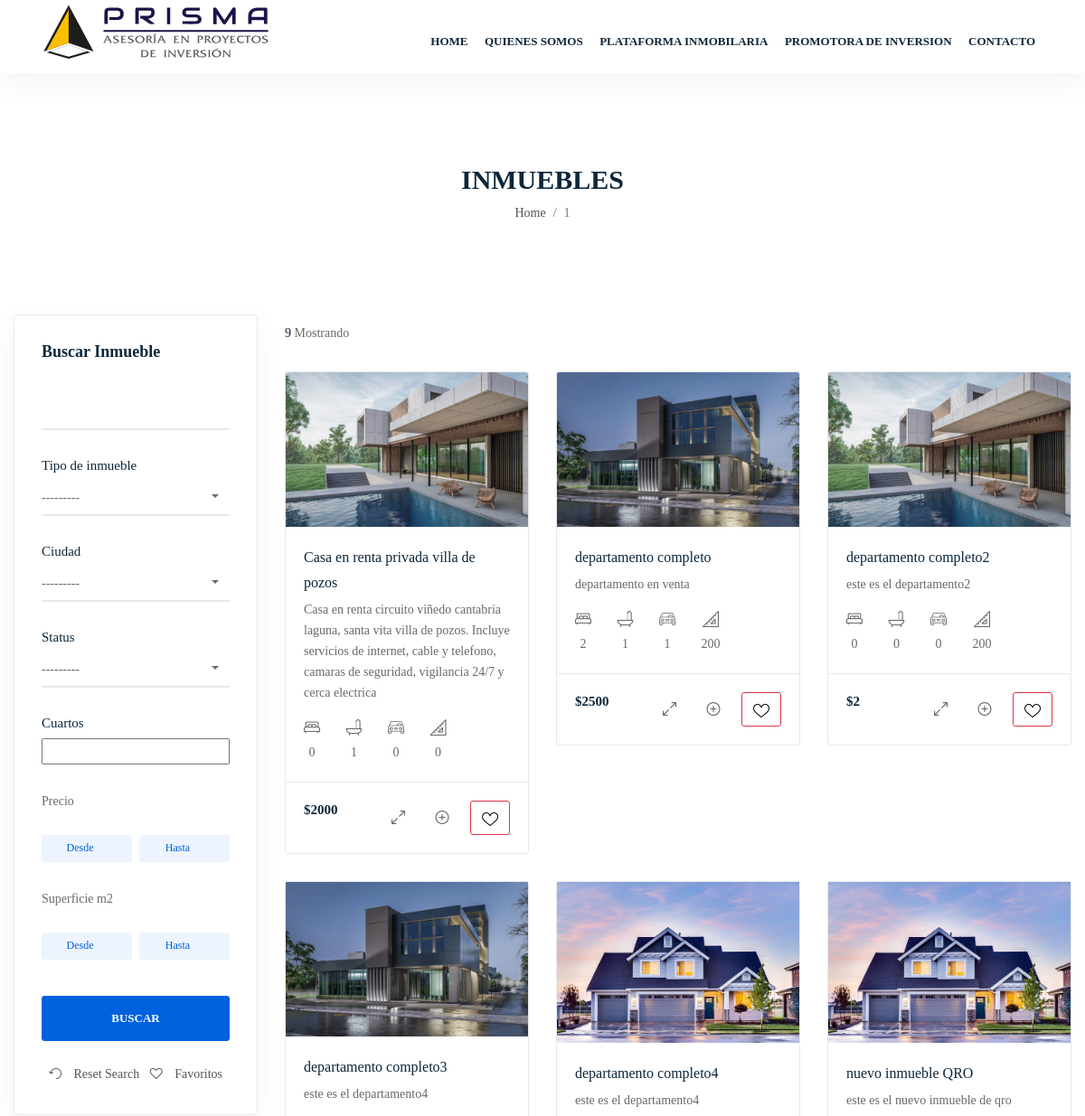
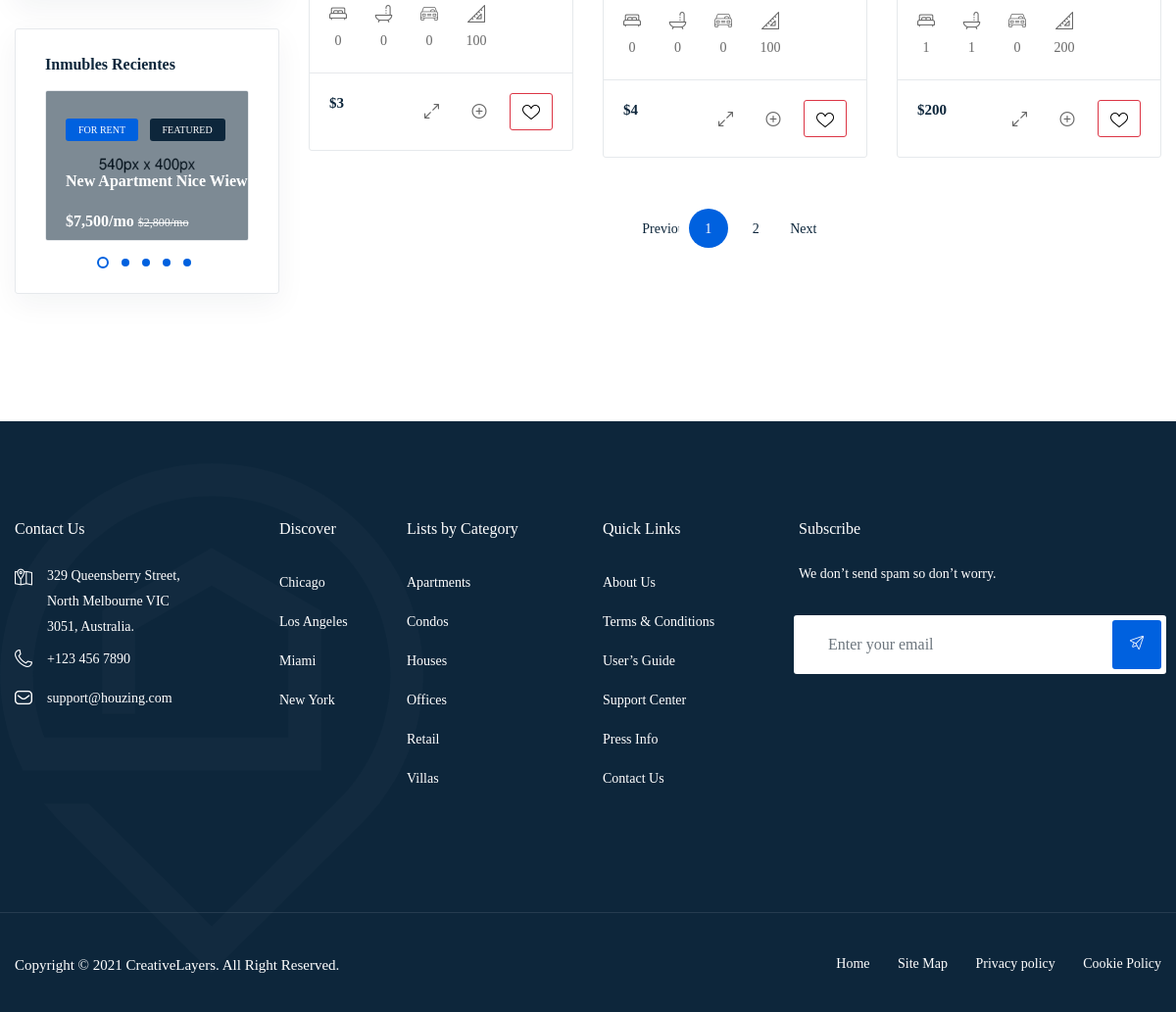
Page /inmuebles/ on the committed database (2 pictures, top to bottom).
### core/models.py (models this page shows, shortened)
class TipoDeInmueble(models.Model):
    tipo_de_inmueble = models.CharField(max_length=200)
    def __str__(self):
        return self.tipo_de_inmueble

class Ciudad(models.Model):
    nombre_ciudad = models.CharField(max_length=60)
    def __str__(self):
        return self.nombre_ciudad

class Inmueble(models.Model):
    STATUS_CHOICES = [
        ('venta', 'venta'),
        ('renta', 'renta'),
    ]
    STATUS_VENTA_CHOICHES = [
        ('pendiente', 'pendiente'),
        ('publicado', 'publicado'),
        ('finalizado', 'finalizado'),
    ]
    nombre = models.CharField(max_length=250)
    descripcion = models.TextField()
    tipo_de_inmueble = models.ForeignKey(TipoDeInmueble, on_delete=models.CASCADE, null=True, blank=True)
    ciudad = models.ForeignKey(Ciudad, on_delete=models.CASCADE)
    precio = models.IntegerField()
    status = models.CharField(max_length=10, choices=STATUS_CHOICES, default='renta')
    status_de_venta = models.CharField(max_length=20, choices=STATUS_VENTA_CHOICHES, default='publicado', null=True, blank=True)
    imagen = models.ImageField(null=True, blank=True)
    metros_cuadrados = models.IntegerField()
    banos = models.IntegerField(default=0, null=True)
    cuartos = models.IntegerField(default=0, null=True)
    cochera = models.IntegerField(default=0, null=True)
    dias_publicado = models.IntegerField(default=0, null=True)

### core/views.py (the view)
# urls.py: path('inmuebles/', views.inmuebles, name='inmuebles'),
def inmuebles(request):
    inmuebles = Inmueble.objects.filter(status_de_venta='publicado')
    filtro = InmuebleFiltro(request.GET, queryset=inmuebles)
    paginador = Paginator(filtro.qs, 6)
    page_number = request.GET.get('page')
    page_obj = paginador.get_page(page_number)
    elementos = len(list(filtro.qs))
    contexto = {
        'page_ob':page_obj,
        'filtro_inmueble':filtro,
        'elementos':elementos,
    }
    return render(request, 'inmuebles.html', contexto)

### core/templates/inmuebles.html (shortened to what this page needs)
<!DOCTYPE html>
{% extends 'base.html' %}
{% load static %}
{% block content %}
{% load widget_tweaks %}
<body>
<div class="wrapper">
  {% include 'navbar2.html' %}
  <section class="our-listing pb30-991">
    <div class="container">
      <div class="row">
        <div class="col-lg-12">
          <div class="breadcrumb_content style2 mb100">
            <h2 class="breadcrumb_title">INMUEBLES</h2>
            <ol class="breadcrumb">
              <li class="breadcrumb-item"><a href="#">Home</a></li>
              <li class="breadcrumb-item active" aria-current="page">1</li>
            </ol>
          </div>
        </div>
      </div>
      <div class="row">
        <div class="col-xl-3">
          <div class="sidebar_listing_grid1 mb30 dn-lg">
            <div class="sidebar_listing_list">
              <div class="sidebar_advanced_search_widget">
                <form action="" method="GET">
                  <ul class="sasw_list mb0">
                    <li><h4 class="mb0">Buscar Inmueble</h4></li>
                    <li class="search_area">
                      <div class="form-group">
                        {% render_field filtro_inmueble.form.nombre class+="form-control form_control" %}
                      </div>
                    </li>
                    <li>
                      <div class="search_option_two">
                        <div class="sidebar_select_options">
                          <h5>Tipo de inmueble</h5>
                          {% render_field filtro_inmueble.form.tipo_de_inmueble class+="selectpicker w100 show-tick" %}
                        </div>
                      </div>
                    </li>
                    <li>
                      <div class="search_option_two">
                        <div class="sidebar_select_options">
                          <h5>Ciudad</h5>
                          {% render_field filtro_inmueble.form.ciudad class+="selectpicker w100 show-tick" %}
                        </div>
                      </div>
                    </li>
                    <li>
                      <div class="search_option_two">
                        <div class="sidebar_select_options">
                          <h5>Status</h5>
                          {% render_field filtro_inmueble.form.status class+="selectpicker w100 show-tick" %}
                        </div>
                      </div>
                    </li>
                    <li>
                      <div class="search_option_two">
                        <div class="sidebar_select_options">
                          <h5>Cuartos</h5>
                          {% render_field filtro_inmueble.form.cuartos class+="selectpicker w100 show-tick" %}
                        </div>
                      </div>
                    </li>
                    <li>
                      <div class="sidebar_priceing_slider_desktop">
                        <div class="wrapper">
                          <p class="mb0">Precio</p>
                          {% render_field filtro_inmueble.form.precio__lt class+="amount" placeholder="Desde"%}
                          {% render_field filtro_inmueble.form.precio__gt class+="amount2" placeholder="Hasta"%}
                        </div>
                      </div>
                    </li>
                    <li>
                      <div class="sidebar_priceing_slider_desktop">
                        <div class="wrapper">
                          <p class="mb0">Superficie m2</p>
                          {% render_field filtro_inmueble.form.metros_cuadrados__lt class+="amount" placeholder="Desde"%}
                          {% render_field filtro_inmueble.form.metros_cuadrados__gt class+="amount2" placeholder="Hasta"%}
                        </div>
                      </div>
                    </li>
                    <li>
                      <div class="search_option_button text-center mt25">
                        <button type="submit" class="btn btn-block btn-thm mb25">Buscar</button>
                        <ul class="mb0">
                          <li class="list-inline-item mb0"><a href="#"><span class="vam flaticon-return mr10"></span> Reset Search</a></li>
                          <li class="list-inline-item mb0 ml30"><a href="{% url 'favoritos' %}"><span class="vam flaticon-heart-shape-outline mr10"></span> Favoritos</a></li>
                        </ul>
                      </div>
                    </li>
                  </ul>
                </form>
              </div>
            </div>
            <div class="terms_condition_widget">
              <h4 class="title mb10">Inmubles Recientes</h4>
              <div class="sidebar_feature_property_slider">
                <div class="item">
                  <div class="feat_property sidebar mb10">
                    <div class="thumb">
                      <img class="img-whp" src="images/property/fp1.jpg" alt="fp1.jpg">
                      <div class="thmb_cntnt">
                        <ul class="tag mb0">
                          <li class="list-inline-item"><a href="#">For Rent</a></li>
                          <li class="list-inline-item"><a href="#">Featured</a></li>
                        </ul>
                        <h4 class="title posr color-white">New Apartment Nice Wiew</h4>
                        <a class="fp_price" href="#">$7,500/mo <small><del>$2,800/mo</del></small></a>
                      </div>
                    </div>
                  </div>
                </div>
              </div>
            </div>
          </div>
        </div>
        <div class="col-xl-9">
          <div class="row">
            <div class="listing_filter_row dif db-767">
              <div class="col-sm-12 col-md-4 col-lg-4 col-xl-5">
                <div class="left_area tac-xsd mb30-767">
                  <p class="mb0 mt10"><span class="heading-color">{{ elementos }}</span> Mostrando</p>
                </div>
              </div>
            </div>
          </div>
          <div class="row">
            {% for inmueble in page_ob %}
            <div class="col-lg-6 col-xl-4">
              <div class="feat_property">
                <div class="thumb">
                  <img class="img-whp" src="{{ inmueble.imagen.url }}" alt="fl1.jpg">
                  <div class="thmb_cntnt2">
                  </div>
                </div>
                <div class="details">
                  <div class="tc_content">
                    <h4><a href="{% url 'singleInmueble' inmueble_id=inmueble.id %}">{{ inmueble.nombre }}</a></h4>
                    <p>{{ inmueble.descripcion }}</p>
                    <ul class="prop_details mb0">
                      <li class="list-inline-item"><a href="#"><span class="flaticon-bed"></span> <br>{{ inmueble.cuartos }}</a></li>
                      <li class="list-inline-item"><a href="#"><span class="flaticon-bath"></span> <br>{{ inmueble.banos }}</a></li>
                      <li class="list-inline-item"><a href="#"><span class="flaticon-car"></span> <br>{{ inmueble.cochera }}</a></li>
                      <li class="list-inline-item"><a href="#"><span class="flaticon-ruler"></span> <br>{{ inmueble.metros_cuadrados }}</a></li>
                    </ul>
                  </div>
                  <div class="fp_footer">
                    <ul class="fp_meta float-left mb0">
                      <li class="list-inline-item">
                        <a href="#">
                          <span class="heading-color fw600">${{ inmueble.precio }}</span>
                        </a>
                      </li>
                    </ul>
                    <ul class="fp_meta float-right mb0">
                      <li class="list-inline-item"><a class="icon" href="#"><span class="flaticon-resize"></span></a></li>
                      <li class="list-inline-item"><a class="icon" href="#"><span class="flaticon-add"></span></a></li>
                      <li class="list-inline-item">
                        <button class="btn btn-outline-danger" data-inmueble="{{ inmueble.id }}" ><img class="corazon" src="{% static 'images/icons/corazon.png' %}"  style="height: 17px; width: 18px;" alt=""></button>
                      </li>
                    </ul>
                  </div>
                </div>
              </div>
            </div>
            {% endfor %}
            <div class="col-lg-12">
              <div class="mbp_pagination mt10">
                <ul class="page_navigation">
                  {% if page_ob.has_previous %}
                    <li class="page-item">
                      <a class="page-link" href="?page={{ page_ob.previous_page_number }}">Previous</a>
                    </li>
                  {% else %}
                    <li class="page-item disabled">
                      <a class="page-link" href="#" tabindex="-1" aria-disabled="true">Previous</a>
                    </li>
                  {% endif %}
                  {% for i in page_ob.paginator.page_range %}
                    {% if page_ob.number == i %}
                      <li class="page-item active" aria-current="page">
                        <span class="page-link">
                          {{ i }}
                        </span>
                      </li>
                    {% else %}
                      <li class="page-item"><a class="page-link" href="?page={{ i }}">{{ i }}</a></li>
                    {% endif %}
                  {% endfor %}
                  {% if page_ob.has_next %}
                    <li class="page-item">
                      <a class="page-link" href="?page={{ page_ob.next_page_number }}">Next</a>
                    </li>
                  {% else %}
                    <li class="page-item disabled">
                      <a class="page-link" href="#" tabindex="-1" aria-disabled="true">Next</a>
                    </li>
                  {% endif %}
                </ul>
              </div>
            </div>
          </div>
        </div>
      </div>
    </div>
  </section>
</div>
</body>
</html>
{% endblock %}

### rows in the picture
TipoDeInmueble: id+tipo_de_inmueble "---------"
Ciudad: id+nombre_ciudad "---------"
Inmueble: imagen (picture), nombre "Casa en renta privada villa de pozos", descripcion "Casa en renta circuito viñedo cantabria laguna, santa vita villa de pozos. Incluye servicios de internet, cable y telefono, camaras de seguridad, vigilancia 24/7 y cerca electrica", cuartos "0", banos "1", cochera "0", metros_cuadrados "0", precio "2000"
Inmueble: imagen (picture), nombre "departamento completo", descripcion "departamento en venta", cuartos "2", banos "1", cochera "1", metros_cuadrados "200", precio "2500"
Inmueble: imagen (picture), nombre "departamento completo2", descripcion "este es el departamento2", cuartos "0", banos "0", cochera "0", metros_cuadrados "200", precio "2"
Inmueble: imagen (picture), nombre "departamento completo3", descripcion "este es el departamento4", cuartos "0", banos "0", cochera "0", metros_cuadrados "100", precio "3"
Inmueble: imagen (picture), nombre "departamento completo4", descripcion "este es el departamento4", cuartos "0", banos "0", cochera "0", metros_cuadrados "100", precio "4"
Inmueble: imagen (picture), nombre "nuevo inmueble QRO", descripcion "este es el nuevo inmueble de qro", cuartos "1", banos "1", cochera "0", metros_cuadrados "200", precio "200"

### other values in the picture
{{ elementos }} "9"
{{ i }} "1"
{{ i }} "2"
